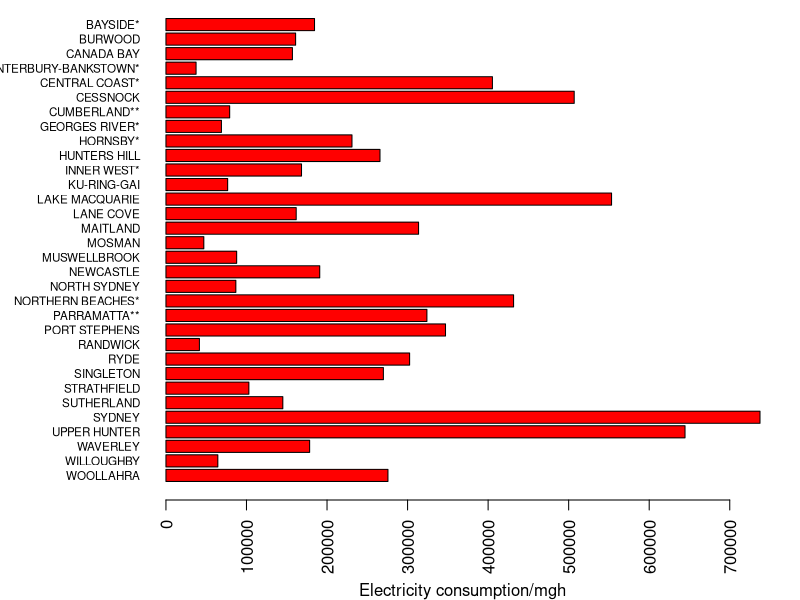
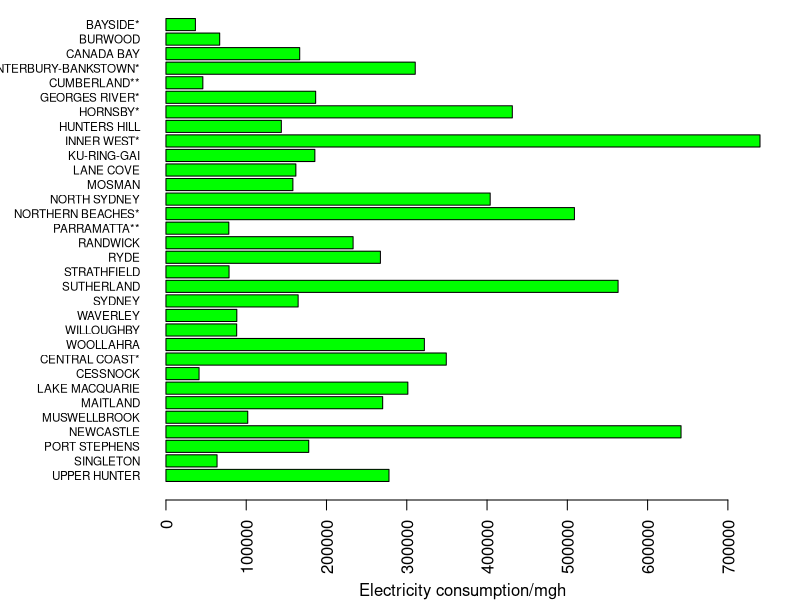
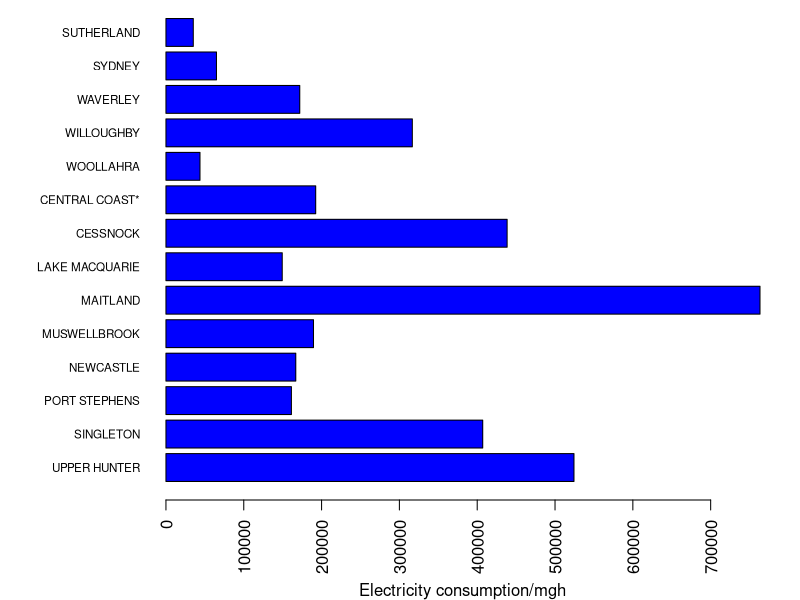
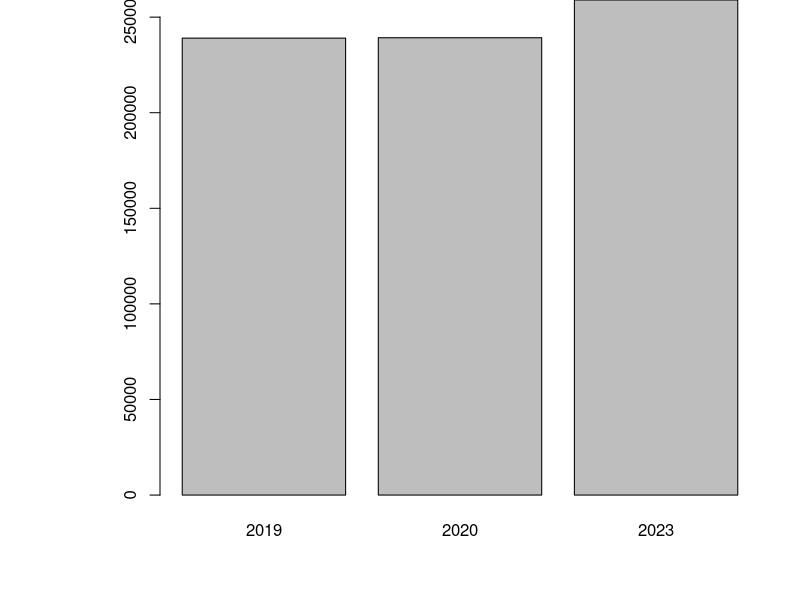

Write the R code that produced these figures, in order.
## ---- chunk 1
knitr::opts_chunk$set(echo = TRUE)
## ---- chunk 2
library(readxl)
data2019 <- read_excel("data/Ausgrid average electricity consumption by LGA 201819.xlsx", range = "A1:Q40")
data2020 <- read_excel("data/Ausgrid average electricity consumption by LGA 2020.xlsx", range = "A2:Q43")
data2023 <- read_excel("data/Ausgrid average electricity consumption by LGA 202223 excel.xlsx", range = "A2:Q43")
## ---- chunk 3
# For the 2019 data set
dim(data2019)
head(data2019, 10)
# For the 2020 data set
dim(data2020)
head(data2020, 10)
# For the 2023 data set
dim(data2023)
head(data2023, 10)
## ---- chunk 4
filter_int <- function(data){
  integers <- as.numeric(grep("\\d+", data, value = TRUE))
  max_index <- which(integers == max(integers))
  return(integers[-max_index])
}
ex_cwords <- function(words) {
  capital_words <- words[str_detect(words, "^([A-Z]+)$")]
  return(capital_words)
}
wrap.it <- function(x, len)
{ 
  sapply(x, function(y) paste(strwrap(y, len), 
                              collapse = "\n"), 
         USE.NAMES = FALSE)
}

wrap.labels <- function(x, len)
{
  if (is.list(x))
  {
    lapply(x, wrap.it, len)
  } else {
    wrap.it(x, len)
  }
}
## ---- chunk 5
library(readxl)
library(dplyr)
options(scipen = 999)
extracted_data <- read_excel("data/Electricity_consumption(extracted).xlsx")
extracted_data <- arrange(extracted_data)

# Setting up the output graph
par(mar = c(5, 8, 0, 2), mgp = c(4, 1, 0))

# The 2019 Dataset(From general supply)
values2019 <- extracted_data$`2019-R`
suburbs2019 <- extracted_data$H2019
barplot(values2019, names.arg=wrap.labels(rev(suburbs2019), 20), 
        col="red", xlab=" Electricity consumption/mgh", horiz=T, las=2, cex.names = 0.7)

# The 2020 Dataset
values2020 <- extracted_data$`2020-R`
suburbs2020 <- extracted_data$H2020
barplot(values2020, names.arg=wrap.labels(rev(suburbs2020), 20), 
        col="green", xlab=" Electricity consumption/mgh", horiz=T, las=2, cex.names = 0.7)

# The 2023 Dataset
values2023 <- na.omit(extracted_data$`2023-R`)
suburbs2023 <- na.omit(extracted_data$`H-2023`)
barplot(values2023[1:14], names.arg=wrap.labels(rev(suburbs2023), 20), 
        col="blue", xlab=" Electricity consumption/mgh", horiz=T, las=2, cex.names = 0.7)
## ---- chunk 6
sdev1 = mean(values2019)
sdev2 = mean(values2020)
sdev3= mean(values2023[1:14])
ts = c(sdev1, sdev2, sdev3)
barplot(ts, names.arg=c('2019', '2020', '2023'))
